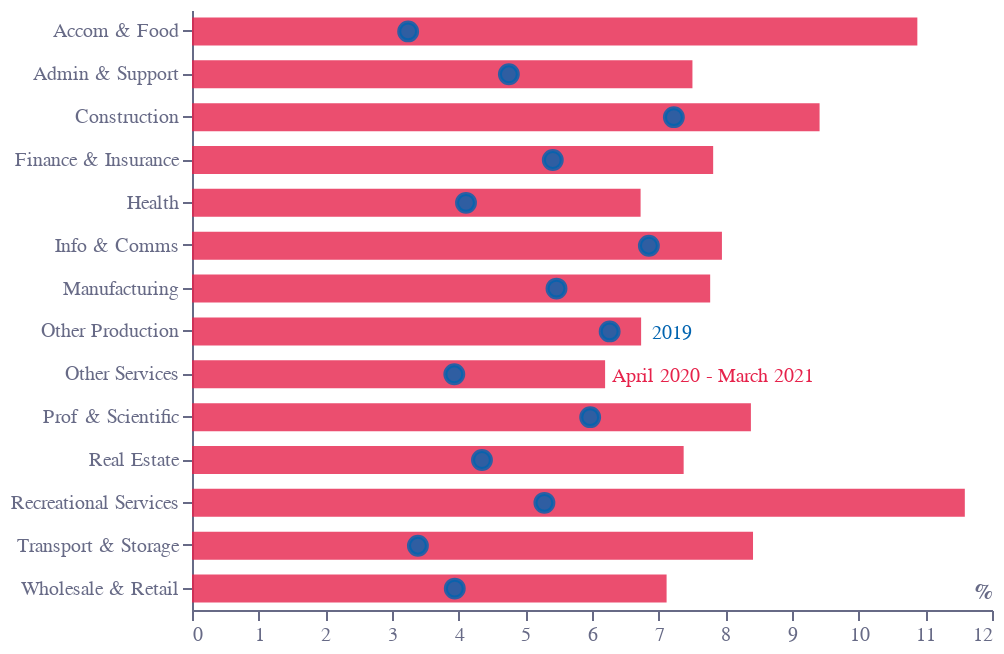

Write notebook code for a chart like this one.
### Code cell
base = (
    alt.Chart(f6)
    .encode(
        x=alt.X('April 2020 - March 2021:Q',title='',axis=alt.Axis(
            grid=False,title='%',
            labelColor=colors['eco-gray'],titleColor=colors['eco-gray'],
            tickColor=colors['eco-gray'],domainColor=colors['eco-gray'],
            titleAnchor='end',titleY=-15
        )),
        y=alt.Y('Industry:N',title='',axis=alt.Axis(labelColor=colors['eco-gray'],titleColor=colors['eco-gray'],
            tickColor=colors['eco-gray'],domainColor=colors['eco-gray'],
            ))
    )
)
bars=base.mark_bar(size=14,color=colors['eco-pink'],opacity=0.8)
points=base.mark_point(size=80,color=colors['eco-mid-blue'],fill=colors['eco-mid-blue'],opacity=0.8).encode(
        x=alt.X('2019:Q')
    )
label=alt.Chart(pd.DataFrame([{'x':6.3,'y':'Other Services','t':'April 2020 - March 2021',
                               'c':colors['eco-pink']},
                              {'x':6.9,'y':'Other Production','t':'2019',
                               'c':colors['eco-mid-blue']}]))\
.mark_text(yOffset=1,align='left',size=10,baseline='middle').encode(
    text='t',x='x:Q',y='y:N',color=alt.Color('c:N',scale=None)
)
layer = (
    bars+points+label
).configure_view(stroke=None).properties(title="").properties(height=300, width=400)
layer.save("visualisation/" + f + "_b.json")
layer

### Figure 1 — Vega-Lite specification as saved in the notebook (floating-point values rounded to 4 significant figures)
{"config": {"view": {"continuousWidth": 400, "continuousHeight": 300, "stroke": null}}, "layer": [{"mark": {"type": "bar", "color": "#E6224B", "opacity": 0.8, "size": 14}, "encoding": {"x": {"type": "quantitative", "axis": {"domainColor": "#676A86", "grid": false, "labelColor": "#676A86", "tickColor": "#676A86", "title": "%", "titleAnchor": "end", "titleColor": "#676A86", "titleY": -15}, "field": "April 2020 - March 2021", "title": ""}, "y": {"type": "nominal", "axis": {"domainColor": "#676A86", "labelColor": "#676A86", "tickColor": "#676A86", "titleColor": "#676A86"}, "field": "Industry", "title": ""}}}, {"mark": {"type": "point", "color": "#0063AF", "fill": "#0063AF", "opacity": 0.8, "size": 80}, "encoding": {"x": {"type": "quantitative", "field": "2019"}, "y": {"type": "nominal", "axis": {"domainColor": "#676A86", "labelColor": "#676A86", "tickColor": "#676A86", "titleColor": "#676A86"}, "field": "Industry", "title": ""}}}, {"data": {"name": "data-1706c2b0a9082d231e5f54b2c5f12865"}, "mark": {"type": "text", "align": "left", "baseline": "middle", "size": 10, "yOffset": 1}, "encoding": {"color": {"type": "nominal", "field": "c", "scale": null}, "text": {"type": "nominal", "field": "t"}, "x": {"type": "quantitative", "field": "x"}, "y": {"type": "nominal", "field": "y"}}}], "data": {"name": "data-ffa67ea4f03b20ee6f68948d8c65ecc8"}, "height": 300, "title": "", "width": 400, "$schema": "https://vega.github.io/schema/vega-lite/v4.8.1.json", "datasets": {"data-ffa67ea4f03b20ee6f68948d8c65ecc8": [{"Industry": "Other Services", "2019": 3.935, "April 2020 - March 2021": 6.197}, {"Industry": "Health", "2019": 4.11, "April 2020 - March 2021": 6.729}, {"Industry": "Other Production", "2019": 6.265, "April 2020 - March 2021": 6.737}, {"Industry": "Wholesale & Retail", "2019": 3.942, "April 2020 - March 2021": 7.119}, {"Industry": "Real Estate", "2019": 4.349, "April 2020 - March 2021": 7.375}, {"Industry": "Admin & Support", "2019": 4.753, "April 2020 - March 2021": 7.507}, {"Industry": "Manufacturing", "2019": 5.467, "April 2020 - March 2021": 7.773}, {"Industry": "Finance & Insurance", "2019": 5.412, "April 2020 - March 2021": 7.817}, {"Industry": "Info & Comms", "2019": 6.853, "April 2020 - March 2021": 7.949}, {"Industry": "Prof & Scientific", "2019": 5.973, "April 2020 - March 2021": 8.384}, {"Industry": "Transport & Storage", "2019": 3.389, "April 2020 - March 2021": 8.415}, {"Industry": "Construction", "2019": 7.228, "April 2020 - March 2021": 9.414}, {"Industry": "Accom & Food", "2019": 3.242, "April 2020 - March 2021": 10.88}, {"Industry": "Recreational Services", "2019": 5.286, "April 2020 - March 2021": 11.59}], "data-1706c2b0a9082d231e5f54b2c5f12865": [{"x": 6.3, "y": "Other Services", "t": "April 2020 - March 2021", "c": "#E6224B"}, {"x": 6.9, "y": "Other Production", "t": "2019", "c": "#0063AF"}]}}
